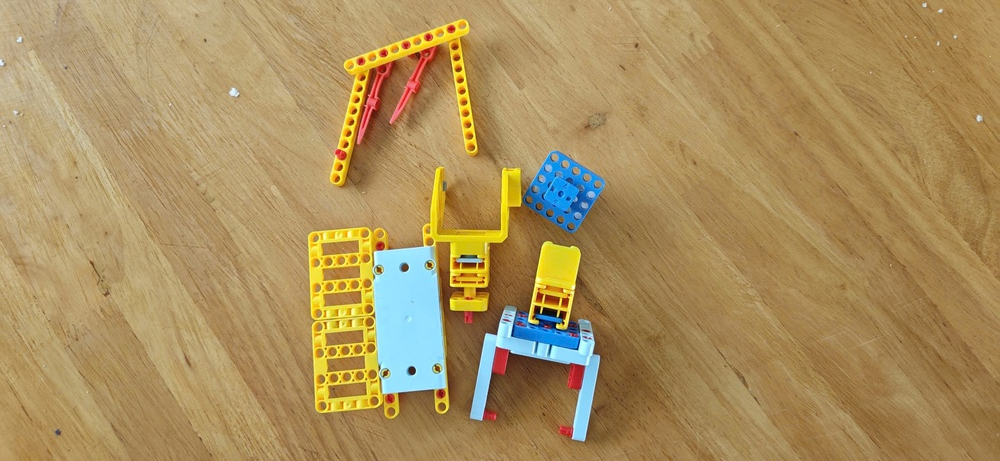
#> input picture lesson_3/images/sample.jpg, 1000 x 461 px, shrunk from 2560 x 1181 before the run, found by its file name
$ python padding_compare.py
#> lines starting #> are read from the running program, lines starting #| are printed output that depends on the picture
import cv2
import numpy as np
import matplotlib.pyplot as plt
import os

# === BƯỚC 1: ĐẦU VÀO ===
img_path = "images/sample.jpg"
if not os.path.exists(img_path):
    print(f"Lỗi: Không tìm thấy file tại {img_path}")
    exit()

img = cv2.imread(img_path, cv2.IMREAD_GRAYSCALE)
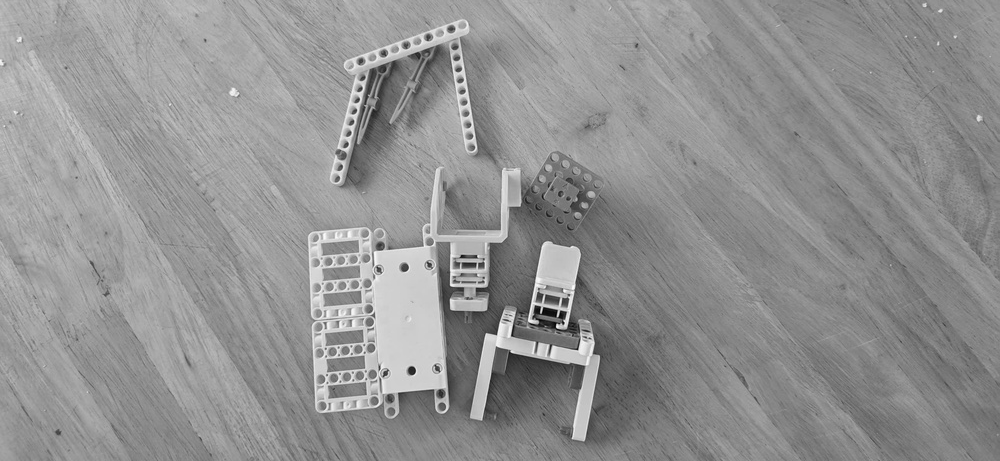
#> img: shape (461, 1000); min 0, max 251, mean 145.8
if img is None:
    raise ValueError("Không thể giải mã ảnh!")

# Cắt một vùng ảnh nhỏ (100x100) để dễ quan sát sự thay đổi ở biên
img_small = img[100:200, 100:200]
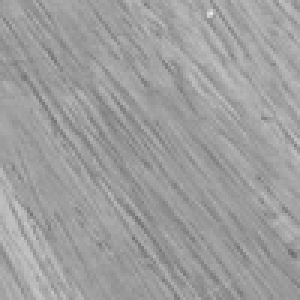
#> img_small: shape (100, 100) (shown 3 times larger); min 107, max 229, mean 158
pad = 30  # Độ dày viền đắp thêm (30 pixel mỗi phía)

# === BƯỚC 2: CÁC PHƯƠNG PHÁP PADDING ===
phuong_phap = [
    ("1. CONSTANT (0)", cv2.BORDER_CONSTANT),     # Viền đen cố định
    ("2. REPLICATE", cv2.BORDER_REPLICATE),       # Lặp lại pixel biên
    ("3. REFLECT", cv2.BORDER_REFLECT),           # Đối xứng qua gương (cả biên)
    ("4. REFLECT_101", cv2.BORDER_REFLECT_101),   # Đối xứng (mặc định của filter2D)
    ("5. WRAP", cv2.BORDER_WRAP),                 # Cuộn ảnh (như lát gạch)
]

fig, axes = plt.subplots(2, 3, figsize=(15, 10))

# Hiển thị ảnh gốc ở ô đầu tiên
axes[0, 0].imshow(img_small, cmap="gray")
axes[0, 0].set_title("Ảnh gốc (100x100)")
axes[0, 0].axis("off")

# Vòng lặp áp dụng từng kiểu padding
for idx, (ten, kieu) in enumerate(phuong_phap):
    row, col = (idx + 1) // 3, (idx + 1) % 3
    ax = axes[row, col]

    # Thực hiện đắp viền
    if kieu == cv2.BORDER_CONSTANT:
        # Riêng kiểu CONSTANT có thể tùy chỉnh màu viền (value=0 là màu đen)
        img_pad = cv2.copyMakeBorder(img_small, pad, pad, pad, pad, kieu, value=0)
    else:
        img_pad = cv2.copyMakeBorder(img_small, pad, pad, pad, pad, kieu)

    ax.imshow(img_pad, cmap="gray")
    ax.set_title(ten)
    ax.axis("off")

    # Vẽ khung đỏ để đánh dấu vị trí ảnh gốc nằm trong ảnh đã đắp viền
    # Tọa độ (pad-0.5) để khung bao quanh chính xác pixel biên
    rect = plt.Rectangle((pad - 0.5, pad - 0.5), 100, 100,
                        linewidth=2, edgecolor="red", facecolor="none")
    ax.add_patch(rect)
#> this loop made 5 passes
#> pass 1, `img_pad = cv2.copyMakeBorder(img_small, pad, pad, pad, pad, kieu, valu..`:
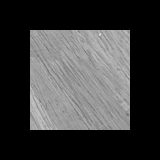
#> img_pad: shape (160, 160); min 0, max 229, mean 61.7
#> pass 2, `img_pad = cv2.copyMakeBorder(img_small, pad, pad, pad, pad, kieu)`:
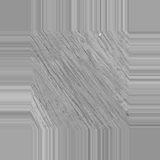
#> img_pad: shape (160, 160); min 107, max 229, mean 159.5
#> pass 3, `img_pad = cv2.copyMakeBorder(img_small, pad, pad, pad, pad, kieu)`:
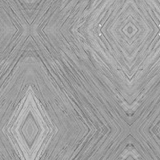
#> img_pad: shape (160, 160); min 107, max 229, mean 158.7

plt.suptitle("So sánh các phương pháp Padding (Viền đỏ = Vị trí ảnh gốc)", fontsize=16)
plt.tight_layout()

# === BƯỚC 3: LƯU KẾT QUẢ ===
output_dir = "output"
os.makedirs(output_dir, exist_ok=True)
plt.savefig(f"{output_dir}/padding_so_sanh.png", dpi=150)
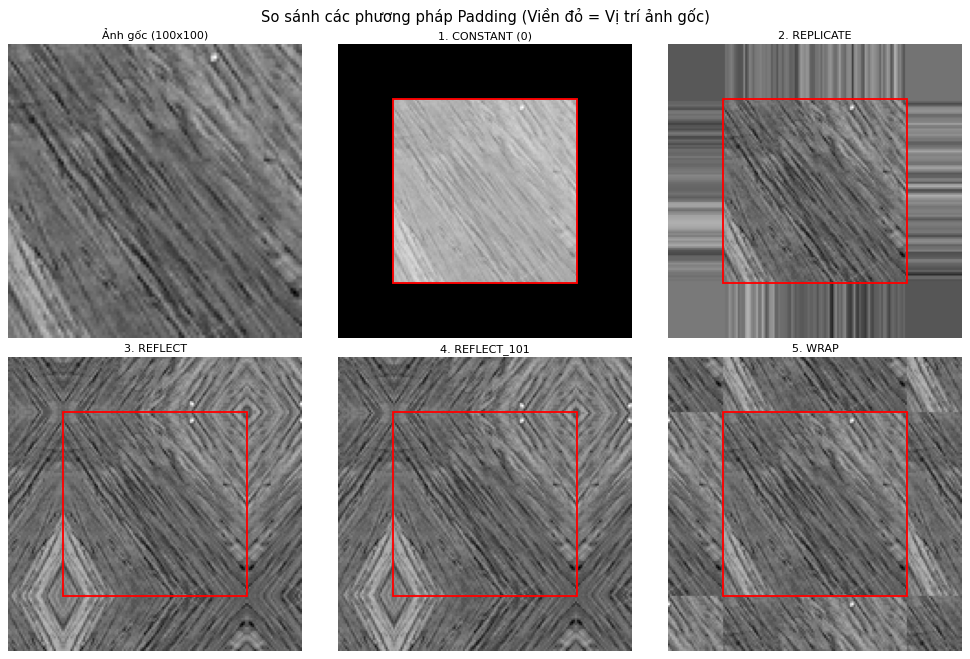
#> figure drawn by matplotlib, 6 panels
plt.show()

print("✓ Đã hoàn thành minh họa các phương pháp Padding!")
